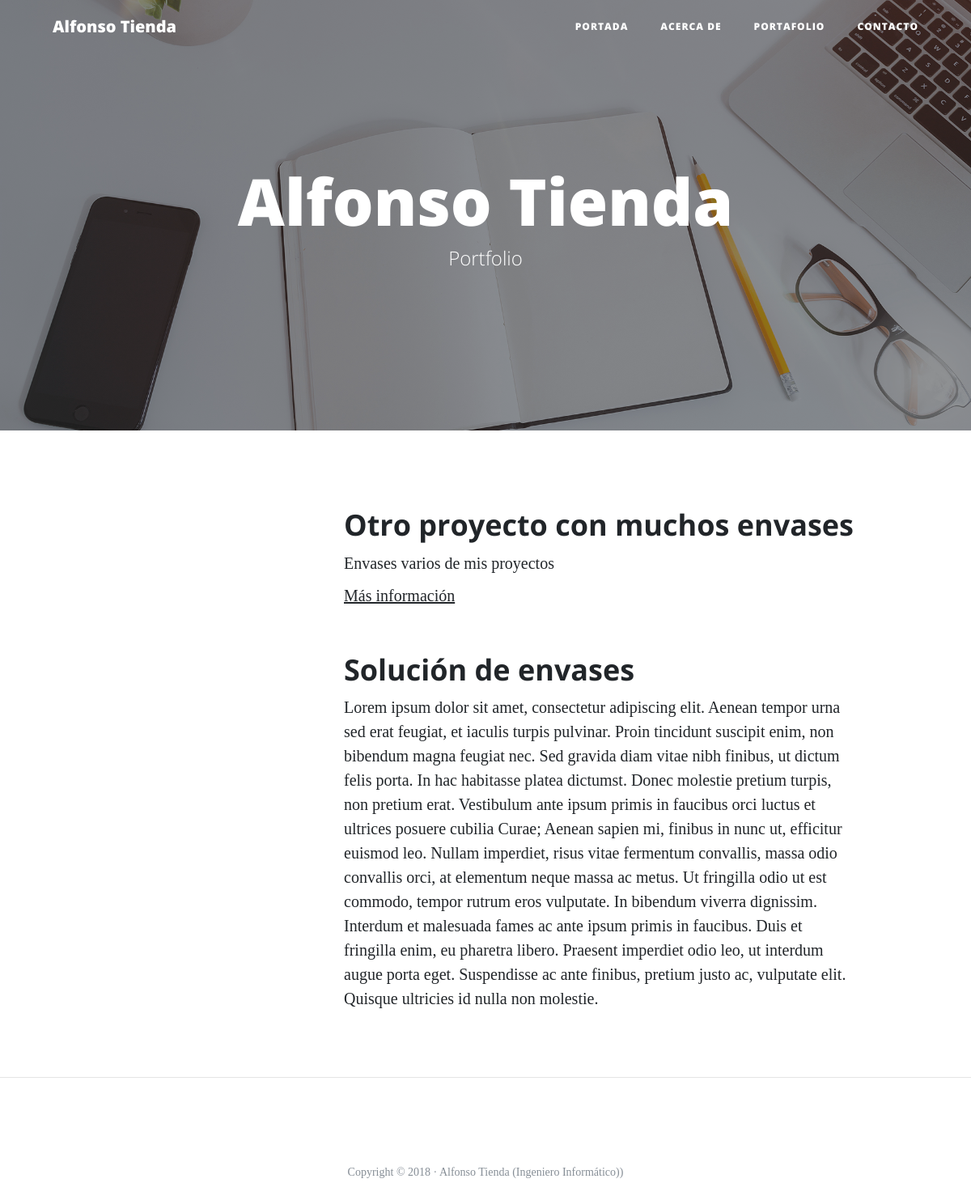
The app's page /portfolio with its own data.
### portfolio/models.py (models this page shows, shortened)
class Project(models.Model):
    title = models.CharField(max_length = 256, verbose_name="Título")
    description = models.TextField(verbose_name = "Descripción")
    image = models.ImageField(verbose_name="Imagen", upload_to="projects")
    created = models.DateTimeField(auto_now_add=True, verbose_name="Fecha de creación")
    updated = models.DateTimeField(auto_now=True, verbose_name="Fecha de actualización")
    urlfield = models.URLField(null=True, blank=True, max_length=200, verbose_name="Dirección Web")
    class Meta:
        verbose_name = "proyecto"
        verbose_name_plural = "proyectos"
        ordering = ["-created"]

### portfolio/views.py (the view)
# urls.py: path('portfolio', portfolio_views.portfolio, name="portfolio"),
def portfolio(request):
    projects = Project.objects.all()
    return render(request, 'portfolio/portfolio.html', {'projects':projects})

### portfolio/templates/portfolio/portfolio.html (shortened to what this page needs)
{% extends 'core/base.html'%}
{% load static %}
{% block background %}{% static "core/img/portfolio-bg.jpg" %}{% endblock %}
{% block headers %}
  <h1>Alfonso Tienda</h1>
  <span class="subheading">Portfolio</span>
{% endblock%}
{% block content %}
	    <div class="container">
				{% for project in projects %}
	      <div class="row project">
	      	<div class="col-lg-3 col-md-4 offset-lg-1">
	      	</div>
	        <div class="col-lg-7 col-md-8">
	      		<h2 class="section-heading title">{{project.title}}</h2>
	          <p>{{project.description}}</p>
						{% if project.urlfield %}
						<p><a href="{{project.urlfield}}">Más información</a></p>
						{% endif %}
	      	</div>
	      </div>
				{% endfor %}
		  </div>
{% endblock %}

### records on screen
Project: title "Otro proyecto con muchos envases", description "Envases varios de mis proyectos"
Project: title "Solución de envases", description "Lorem ipsum dolor sit amet, consectetur adipiscing elit. Aenean tempor urna sed erat feugiat, et iaculis turpis pulvinar. Proin tincidunt suscipit enim, non bibendum magna feugiat nec. Sed gravida diam vitae nibh finibus, ut dictum felis porta. In hac habitasse platea dictumst. Donec molestie pretium turpis, non pretium erat. Vestibulum ante ipsum primis in faucibus orci luctus et ultrices posuere cubilia Curae; Aenean sapien mi, finibus in nunc ut, efficitur euismod leo. Nullam imperdiet, risus vitae fermentum convallis, massa odio convallis orci, at elementum neque massa ac metus. Ut fringilla odio ut est commodo, tempor rutrum eros vulputate. In bibendum viverra dignissim. Interdum et…"
